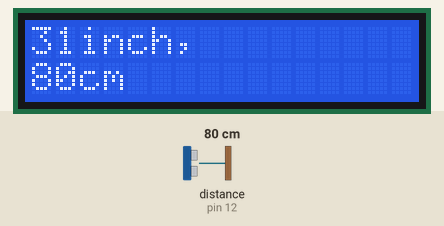
The sketch below on a simulated Arduino Uno, built with avr-gcc and run on an emulated ATmega328P. On the bench: 16×2 character LCD. Wiring (inferred from the names in the program): ultrasonic range finder: trigger pin 13; echo pin 12. The test bench sets the inputs (shaded band); at power-on: distance to the obstacle (sensor on pin 12) 80 cm. The echo pulse lasts 58.3 µs per cm.

Above: at 1.2 s.
1.3 s: distance to the obstacle (sensor on pin 12) set to 2 cm
At 3.3 s:
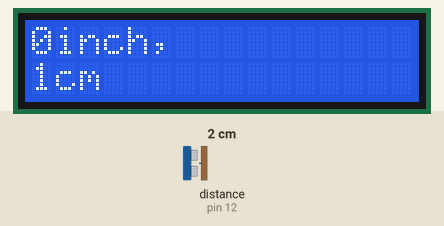
3.6 s: distance to the obstacle (sensor on pin 12) set to 4 cm
At 4.8 s:
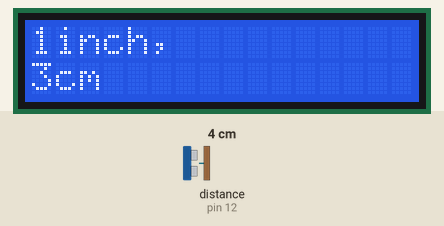
5.6 s: distance to the obstacle (sensor on pin 12) set to 9 cm
At 7.5 s:
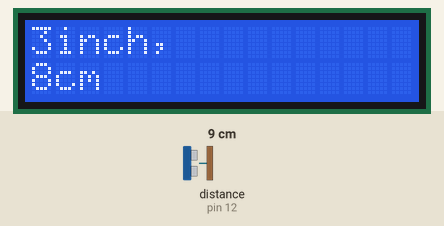
Timing chart, 0 to 9.0 s (numbered marks = the images above; inputs shaded):
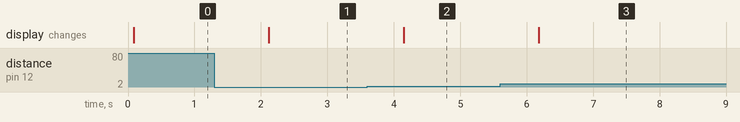

The sketch:

week07_I2CUW.ino
```cpp
#include <Wire.h>
#include <LiquidCrystal_I2C.h>
#define trigPin 13
#define echoPin 12

// Set the LCD address to 0x27 for a 16 chars and 2 line display
LiquidCrystal_I2C lcd(0x3F, 16, 2); // 안되면 주소를 0x27->0x3F로 변경

void setup() {
  lcd.begin(); // initialize the LCD
  lcd.backlight(); // Turn on the blacklight and print a message.
  pinMode(trigPin, OUTPUT);
  pinMode(echoPin, INPUT);
}

long microsecondsToInches(long microseconds)
{
  // According to Parallax's datasheet for the PING))),
  // there are 73.746 microseconds per inch
  return microseconds/74/2;
}

long microsecondsToCentimeters(long microseconds)
{
  // The speed of sound is 340 m/s or 29 microseconds per centimeter.
  // The ping travels out and back, so to find the distance of the
  // object we take half of the distance travelled.
  return microseconds/29/2;
}

void loop() {
  long duration, inches, cm;

  digitalWrite(trigPin, LOW);
  delayMicroseconds(2);
  digitalWrite(trigPin, HIGH);
  delayMicroseconds(10);
  digitalWrite(trigPin, LOW);
  duration = pulseIn(echoPin, HIGH);

  // convert the time into a distance
  inches = microsecondsToInches(duration);
  cm = microsecondsToCentimeters(duration);
  lcd.clear();
  lcd.setCursor(0, 0); // 맨 위, 첫 번째 줄 위치, lcd.home()
  lcd.print(inches);
  lcd.print("inch, ");
  lcd.setCursor(0, 1);
  lcd.print(cm);
  lcd.print("cm");

  delay(1000);
}
```

Measured:
- after the input at 1.3 s, the display: changes after 0.82 s (image 1)
- after the input at 3.6 s, the display: changes after 0.55 s (image 2)
- after the input at 5.6 s, the display: changes after 0.58 s (image 3)
